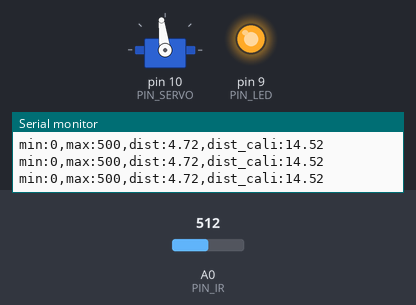
Recording of a sketch running on a simulated Arduino Uno, built with avr-gcc and run on an emulated ATmega328P. Parts: servo, output pins drawn as LEDs (lit = HIGH), the last lines printed to the serial monitor. The test bench sets the inputs (shaded band); at power-on: A0 (PIN_IR) = 512.

Above: at 1.2 s.
1.3 s: A0 (PIN_IR) set to 0
4.3 s: A0 (PIN_IR) set to 20
At 4.9 s:
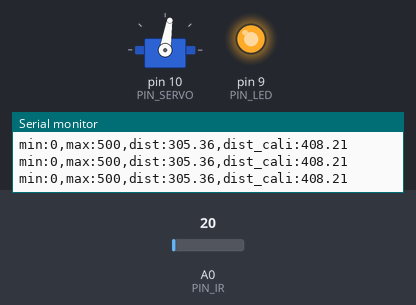
Timing chart, 0 to 7.3 s (numbered marks = the images above; inputs shaded):
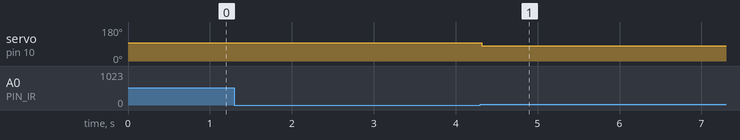

Measured:
- after the input at 4.3 s, servo on pin 10 (PIN_SERVO): 97° → 81° at once

The sketch:

21_bbc_20203026.ino
```cpp
#include <Servo.h>
// Arduino pin assignment
#define PIN_IR A0
#define PIN_LED 9
#define PIN_SERVO 10
int a, b; // unit: mm
float alpha;
Servo myservo;
void setup() {
  myservo.attach(PIN_SERVO);
  myservo.writeMicroseconds(1460);
// initialize GPIO pins
  pinMode(PIN_LED,OUTPUT);
  digitalWrite(PIN_LED, 1);
// initialize serial port
  Serial.begin(57600);
  a = 70;
  b = 280;
  alpha = 0.05;
}
float ir_distance(void){ // return value unit: mm
  float val;
  float volt = float(analogRead(PIN_IR));
  val = ((6762.0/(volt-9.0))-4.0) * 10.0;
  return val;
}
void loop() {
  float raw_dist = ir_distance();
  // ema 필터를 적용한 값을 사용. 실제 거리 25.5cm일 때 필터값 10
  float dist_ema = alpha * raw_dist + (1 - alpha) * dist_ema;
  float dist_cali = 100 + 275.0 / (b - a) * (dist_ema - a);
  Serial.print("min:0,max:500,dist:");
  Serial.print(dist_ema);
  Serial.print(",dist_cali:");
  Serial.println(dist_cali);
  if (dist_ema > 10) myservo.writeMicroseconds(1380);
  else myservo.writeMicroseconds(1540);
  delay(20);
}
```
